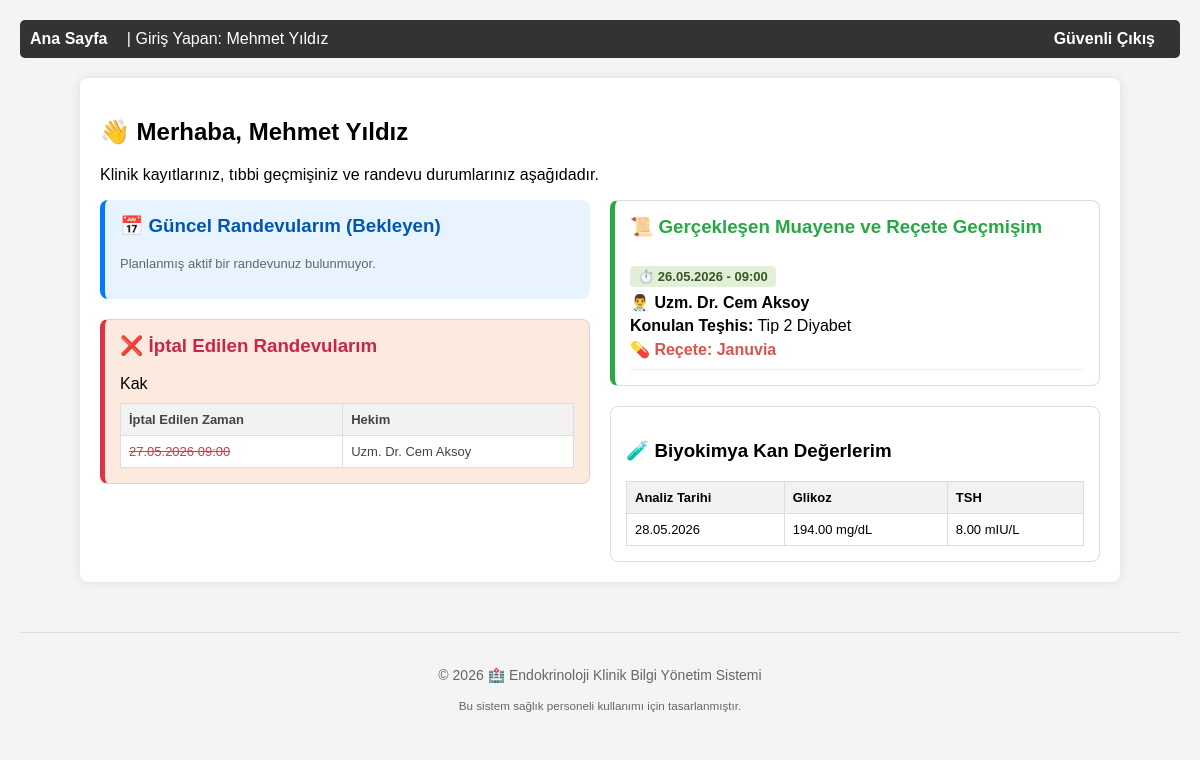
Page /hasta_paneli.php (signed in) on the committed database.
### tables this page shows
CREATE TABLE `appointments` (
  `id` int(11) NOT NULL,
  `patient_id` int(11) DEFAULT NULL,
  `doctor_id` int(11) DEFAULT NULL,
  `appointment_date` datetime DEFAULT NULL,
  `status` enum('Bekliyor','Tamamlandı','İptal') DEFAULT 'Bekliyor'
);

CREATE TABLE `users` (
  `id` int(11) NOT NULL,
  `role_id` int(11) DEFAULT NULL,
  `username` varchar(50) DEFAULT NULL,
  `password` varchar(255) DEFAULT NULL,
  `full_name` varchar(100) DEFAULT NULL,
  `phone` varchar(20) DEFAULT NULL,
  `city` varchar(50) DEFAULT NULL,
  `district` varchar(50) DEFAULT NULL
);

CREATE TABLE `visits` (
  `id` int(11) NOT NULL,
  `patient_id` int(11) DEFAULT NULL,
  `doctor_id` int(11) DEFAULT NULL,
  `diagnosis` text DEFAULT NULL,
  `medication` varchar(255) DEFAULT NULL,
  `visit_date` datetime DEFAULT NULL
);

CREATE TABLE `lab_results` (
  `id` int(11) NOT NULL,
  `patient_id` int(11) DEFAULT NULL,
  `technician_id` int(11) DEFAULT NULL,
  `glucose` decimal(5,2) DEFAULT NULL,
  `tsh` decimal(5,2) DEFAULT NULL,
  `insulin` decimal(5,2) DEFAULT NULL,
  `test_date` timestamp NOT NULL DEFAULT current_timestamp()
);

### hasta_paneli.php (the view, shortened to what this page needs)
<?php
include 'header.php';
require_once 'db.php';
$p_id = $_SESSION['user_id'];
$yaklasan_query = $pdo->prepare("
    SELECT a.*, d.full_name as dr
    FROM appointments a
    JOIN users d ON a.doctor_id = d.id
    WHERE a.patient_id = ? AND a.appointment_date >= NOW() AND a.status = 'Bekliyor'
    ORDER BY a.appointment_date ASC
");
$yaklasan_query->execute([$p_id]);
$iptal_query = $pdo->prepare("
    SELECT a.*, d.full_name as dr
    FROM appointments a
    JOIN users d ON a.doctor_id = d.id
    WHERE a.patient_id = ? AND a.status = 'İptal'
    ORDER BY a.appointment_date DESC
");
$iptal_query->execute([$p_id]);
$vizitler = $pdo->prepare("
    SELECT v.*, d.full_name as dr
    FROM visits v
    JOIN users d ON v.doctor_id = d.id
    WHERE v.patient_id = ?
    ORDER BY v.visit_date DESC
");
$vizitler->execute([$p_id]);
$lab = $pdo->prepare("SELECT * FROM lab_results WHERE patient_id = ? ORDER BY test_date DESC");
$lab->execute([$p_id]);
?>
<div class="container">
    <h2>👋 Merhaba, <?php echo $_SESSION['full_name']; ?></h2>
    <p>Klinik kayıtlarınız, tıbbi geçmişiniz ve randevu durumlarınız aşağıdadır.</p>
    <div class="grid">
        <div>
            <div style="background:#e7f3ff; padding:15px; border-radius:8px; margin-bottom:20px; border-left:5px solid #007bff;">
                <h3 style="margin-top:0; color:#0056b3;">📅 Güncel Randevularım (Bekleyen)</h3>
                <?php if($yaklasan_query->rowCount() > 0): ?>
                    <table style="font-size:14px;">
                        <tr><th>Tarih / Saat (Slot)</th><th>Hekim</th></tr>
                        <?php while($r = $yaklasan_query->fetch()): ?>
                            <tr>
                                <td><strong>⏰ <?php echo date("d.m.Y H:i", strtotime($r['appointment_date'])); ?></strong></td>
                                <td>Uzm. Dr. <?php echo $r['dr']; ?></td>
                            </tr>
                        <?php endwhile; ?>
                    </table>
                <?php else: ?>
                    <p style="font-size:13px; color:#666;">Planlanmış aktif bir randevunuz bulunmuyor.</p>
                <?php endif; ?>
            </div>
            <div style="background:#fceade; padding:15px; border:1px solid #f5c6cb; border-radius:8px; margin-bottom:20px; border-left:5px solid #dc3545;">
                <h3 style="margin-top:0; color:#c7254e;">❌ İptal Edilen Randevularım</h3>
                <?php if($iptal_query->rowCount() > 0): ?>
                    <table style="font-size:13px; color:#444;">
                        <tr><th>İptal Edilen Zaman</th><th>Hekim</th></tr>
                        <?php while($ir = $iptal_query->fetch()): ?>
                            <tr style="background:#fff;">
                                <td style="color:#dc3545;"><s><?php echo date("d.m.Y H:i", strtotime($ir['appointment_date'])); ?></s></td>
                                Kak<td>Uzm. Dr. <?php echo $ir['dr']; ?></td>
                            </tr>
                        <?php endwhile; ?>
                    </table>
                <?php else: ?>
                    <p style="font-size:13px; color:#888;">İptal edilmiş bir randevunuz bulunmuyor.</p>
                <?php endif; ?>
            </div>
        </div>
        <div>
            <div style="background:#fff; padding:15px; border:1px solid #ddd; border-radius:8px; margin-bottom:20px; border-left:5px solid #28a745;">
                <h3 style="margin-top:0; color:#28a745;">📜 Gerçekleşen Muayene ve Reçete Geçmişim</h3>
                <?php if($vizitler->rowCount() > 0): ?>
                    <?php while($v = $vizitler->fetch()): ?>
                        <div style="border-bottom: 1px solid #eee; padding:10px 0;">
                            <span style="background:#e2f0d9; color:#385723; padding:3px 8px; border-radius:4px; font-weight: bold; font-size: 13px;">
                                ⏱️ <?php echo date("d.m.Y - H:i", strtotime($v['visit_date'])); ?>
                            </span><br>
                            <strong style="display:inline-block; margin-top:8px;">👨‍⚕️ Uzm. Dr. <?php echo $v['dr']; ?></strong><br>
                            <span style="display:block; margin:5px 0;"><strong>Konulan Teşhis:</strong> <?php echo $v['diagnosis']; ?></span>
                            <span style="color:#d9534f; font-weight:bold;">💊 Reçete: <?php echo $v['medication']; ?></span>
                        </div>
                    <?php endwhile; ?>
                <?php else: ?>
                    <p style="color:#666;">Henüz tamamlanmış bir muayene kaydınız bulunmuyor.</p>
                <?php endif; ?>
            </div>
            <div style="background:#fff; padding:15px; border:1px solid #ddd; border-radius:8px;">
                <h3>🧪 Biyokimya Kan Değerlerim</h3>
                <table style="font-size:13px;">
                    <tr><th>Analiz Tarihi</th><th>Glikoz</th><th>TSH</th></tr>
                    <?php while($l = $lab->fetch()) echo "<tr><td>".date("d.m.Y", strtotime($l['test_date']))."</td><td>{$l['glucose']} mg/dL</td><td>{$l['tsh']} mIU/L</td></tr>"; ?>
                </table>
            </div>
        </div>
    </div>
</div>
<?php include 'footer.php'; ?>

### header.php (style rules this page uses)
body { font-family: sans-serif; background-color: #f4f4f4; margin: 0; padding: 20px; }
.container { background: white; padding: 20px; border-radius: 8px; box-shadow: 0 0 10px rgba(0,0,0,0.1); max-width: 1000px; margin: auto; }
table { width: 100%; border-collapse: collapse; margin-top: 10px; }
table, th, td { border: 1px solid #ddd; padding: 8px; text-align: left; }
th { background-color: #f2f2f2; }
.grid { display: grid; grid-template-columns: 1fr 1fr; gap: 20px; }

### rows in the picture
appointments: appointment_date "27.05.2026 09:00", doctor.full_name "Cem Aksoy"
visits: visit_date "26.05.2026 - 09:00", doctor.full_name "Cem Aksoy", diagnosis "Tip 2 Diyabet", medication "Januvia"
lab_results: test_date "28.05.2026", glucose "194.00", tsh "8.00"

### other values in the picture
$_SESSION['full_name'] "Mehmet Yıldız"
